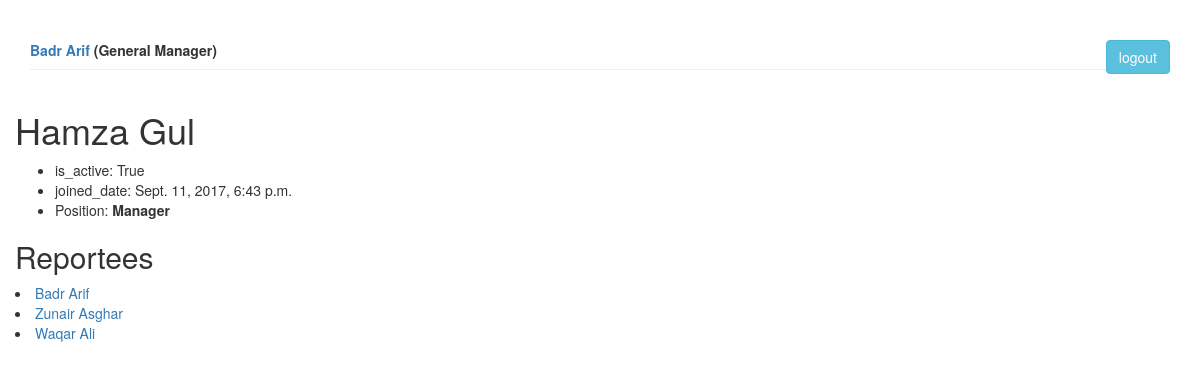
Screenshot of /appraisal/detail/user/1 (signed in) with the database file from the repository.
### appraisal/models.py (models this page shows, shortened)
class Employee(models.Model):
    user = models.OneToOneField(User, on_delete=models.CASCADE, null=True, blank=True)
    employee_type = (('mg', 'Manager'),
                     ('gm', 'General Manager'),
                     ('sf', 'Staff')
                     )
    name = models.CharField(max_length=40)
    type = models.CharField(max_length=2,
                            choices=employee_type,
                            default='sf')
    joined_date = models.DateTimeField('date joined', null=True, blank=True)
    is_active = models.BooleanField(default=True)
    reporting_to = models.ForeignKey("self", on_delete=models.CASCADE, null=True, blank=True)
    @property
    def all_reportee(self):
        return self.employee_set.all()

### appraisal/views.py (the view)
# urls.py: url(r'^detail/user/(?P<pk>[0-9 a-z A-Z]+)$', views.DetailUserView.as_view(),  name='detail'),
class DetailUserView(LoginRequiredMixin, FormContext, generic.DetailView):
    model = Employee
    template_name = 'appraisal/detail.html'
    context_object_name = 'employee'
    def get_queryset(self):
        return Employee.objects.filter(pk=self.kwargs['pk'])
    def get_context_data(self, **kwargs):
        context = super(DetailUserView, self).get_context_data(**kwargs)
        under_employee = {'reporting_employee': self.request.user.employee.all_reportee}
        context.update(under_employee)
        return context

### appraisal/templatetags/my_tags.py (called while the page is built)
@register.inclusion_tag('logged_in/user.html')
def logged_in_user(user, takes_context=True):
    return {'user': user}

### appraisal/views.py (called while the page is built)
    def get_context_data(self, **kwargs):
        context = super(FormContext, self).get_context_data(**kwargs)
        context.update(self.extra_context)
        return context

### appraisal/templates/appraisal/detail.html (shortened to what this page needs)
<link rel="stylesheet" href="https://maxcdn.bootstrapcdn.com/bootstrap/3.3.7/css/bootstrap.min.css">
{% load static %}
{% load bootstrap3 %}
<html lang="en">
<head>
  <link rel="stylesheet" href="https://maxcdn.bootstrapcdn.com/bootstrap/3.3.7/css/bootstrap.min.css">
</head>
<body>
<div class="container-fluid">
{% load my_tags %}
{% logged_in_user user%}
{% if employee %}
<h1>{{ employee.name }} </h1>
<ul>
    <li> is_active: {{ employee.is_active }} </li>
    <li>joined_date: {{ employee.joined_date }}</li>
    <li>Position: <b>{{ employee.get_type_display }}</b></li>
</ul>
     {% if employee.all_reportee %}
<h2>
    Reportees
</h2>
        {% for reporting_employee in employee.all_reportee %}
            <li>
               <a href="{% url 'appraisal:detail' reporting_employee.id %}">
                   {{ reporting_employee.name }}
               </a>
            </li>
        {% endfor %}
        {% else %}
        {% if employee.type != 'sf' %}
        <b>No Staff found </b>
            {% endif %}
    {% endif %}
{% else %}
<h2>No User Found</h2>
{% endif %}
</div>
</body>
</html>

### appraisal/templates/logged_in/user.html
<!DOCTYPE html>
<html lang="en">
<body>
<div class="container">
  <div class="page-header">
    <div><b><a href="{% url 'appraisal:detail' user.employee.id %}">{{ user.employee.name|capfirst }} </a></b>
        <b> ({{ user.employee.get_type_display }})</b>
    <a href="{% url 'appraisal:logout' %}" class="btn btn-info pull-right" role="button">logout</a>
    </div>
  </div>
</div>
</body>
</html>

### rows the page displays
Employee: name "Hamza Gul", is_active "True", joined_date "Sept. 11, 2017, 6:43 p.m.", type "Manager"
Employee: name "Badr Arif"
Employee: name "Zunair Asghar"
Employee: name "Waqar Ali"

### other values shown
{{ user.employee.name|capfirst }} "Badr Arif"
{{ user.employee.get_type_display }} "General Manager"
